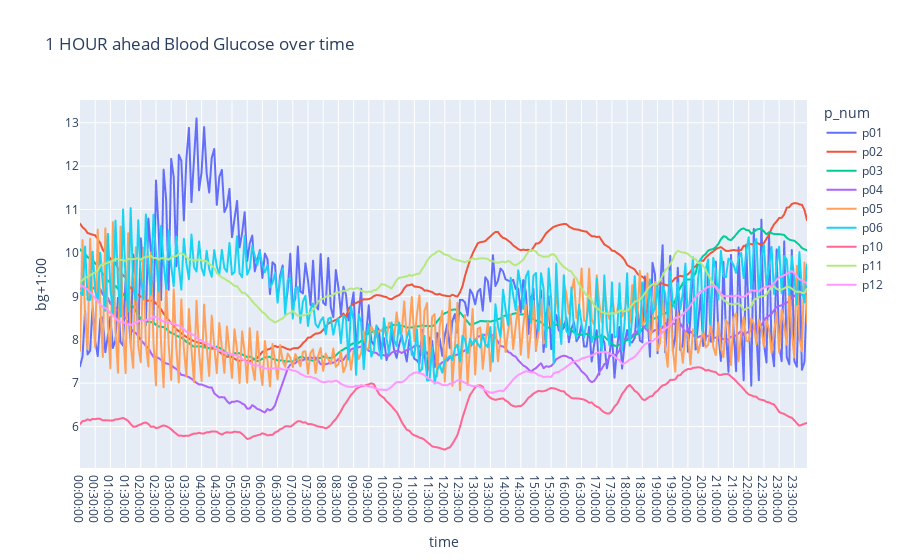

The notebook cell saved with this chart:
### Markdown cell above
Plot the blood Glucose levels for 9 individuals within the data set.

### Code cell
#group the data by time values
data = df_train[["bg+1:00","time","p_num"]].groupby(["p_num","time"]).mean().reset_index()

# Create a line plot
fig = px.line(data, x="time", y='bg+1:00',color="p_num", title='1 HOUR ahead Blood Glucose over time')

# Show the plot
fig.show()

### Figure 1 — Plotly figure (JSON) as saved in the notebook; plotly's stock layout.template omitted (floating-point values rounded to 4 significant figures; data arrays with more than 128 entries replaced by an {"elided": "..."} marker saying what was removed)
{"data": [{"hovertemplate": "p_num=p01<br>time=%{x}<br>bg+1:00=%{y}<extra></extra>", "legendgroup": "p01", "line": {"color": "#636efa", "dash": "solid"}, "marker": {"symbol": "circle"}, "mode": "lines", "name": "p01", "showlegend": true, "type": "scattergl", "x": {"elided": "288 str values"}, "xaxis": "x", "y": {"elided": "288 float values"}, "yaxis": "y"}, {"hovertemplate": "p_num=p02<br>time=%{x}<br>bg+1:00=%{y}<extra></extra>", "legendgroup": "p02", "line": {"color": "#EF553B", "dash": "solid"}, "marker": {"symbol": "circle"}, "mode": "lines", "name": "p02", "showlegend": true, "type": "scattergl", "x": {"elided": "288 str values"}, "xaxis": "x", "y": {"elided": "288 float values"}, "yaxis": "y"}, {"hovertemplate": "p_num=p03<br>time=%{x}<br>bg+1:00=%{y}<extra></extra>", "legendgroup": "p03", "line": {"color": "#00cc96", "dash": "solid"}, "marker": {"symbol": "circle"}, "mode": "lines", "name": "p03", "showlegend": true, "type": "scattergl", "x": {"elided": "288 str values"}, "xaxis": "x", "y": {"elided": "288 float values"}, "yaxis": "y"}, {"hovertemplate": "p_num=p04<br>time=%{x}<br>bg+1:00=%{y}<extra></extra>", "legendgroup": "p04", "line": {"color": "#ab63fa", "dash": "solid"}, "marker": {"symbol": "circle"}, "mode": "lines", "name": "p04", "showlegend": true, "type": "scattergl", "x": {"elided": "288 str values"}, "xaxis": "x", "y": {"elided": "288 float values"}, "yaxis": "y"}, {"hovertemplate": "p_num=p05<br>time=%{x}<br>bg+1:00=%{y}<extra></extra>", "legendgroup": "p05", "line": {"color": "#FFA15A", "dash": "solid"}, "marker": {"symbol": "circle"}, "mode": "lines", "name": "p05", "showlegend": true, "type": "scattergl", "x": {"elided": "288 str values"}, "xaxis": "x", "y": {"elided": "288 float values"}, "yaxis": "y"}, {"hovertemplate": "p_num=p06<br>time=%{x}<br>bg+1:00=%{y}<extra></extra>", "legendgroup": "p06", "line": {"color": "#19d3f3", "dash": "solid"}, "marker": {"symbol": "circle"}, "mode": "lines", "name": "p06", "showlegend": true, "type": "scattergl", "x": {"elided": "288 str values"}, "xaxis": "x", "y": {"elided": "288 float values"}, "yaxis": "y"}, {"hovertemplate": "p_num=p10<br>time=%{x}<br>bg+1:00=%{y}<extra></extra>", "legendgroup": "p10", "line": {"color": "#FF6692", "dash": "solid"}, "marker": {"symbol": "circle"}, "mode": "lines", "name": "p10", "showlegend": true, "type": "scattergl", "x": {"elided": "288 str values"}, "xaxis": "x", "y": {"elided": "288 float values"}, "yaxis": "y"}, {"hovertemplate": "p_num=p11<br>time=%{x}<br>bg+1:00=%{y}<extra></extra>", "legendgroup": "p11", "line": {"color": "#B6E880", "dash": "solid"}, "marker": {"symbol": "circle"}, "mode": "lines", "name": "p11", "showlegend": true, "type": "scattergl", "x": {"elided": "288 str values"}, "xaxis": "x", "y": {"elided": "288 float values"}, "yaxis": "y"}, {"hovertemplate": "p_num=p12<br>time=%{x}<br>bg+1:00=%{y}<extra></extra>", "legendgroup": "p12", "line": {"color": "#FF97FF", "dash": "solid"}, "marker": {"symbol": "circle"}, "mode": "lines", "name": "p12", "showlegend": true, "type": "scattergl", "x": {"elided": "288 str values"}, "xaxis": "x", "y": {"elided": "288 float values"}, "yaxis": "y"}], "layout": {"legend": {"title": {"text": "p_num"}, "tracegroupgap": 0}, "title": {"text": "1 HOUR ahead Blood Glucose over time"}, "xaxis": {"anchor": "y", "domain": [0, 1], "title": {"text": "time"}}, "yaxis": {"anchor": "x", "domain": [0, 1], "title": {"text": "bg+1:00"}}}}
